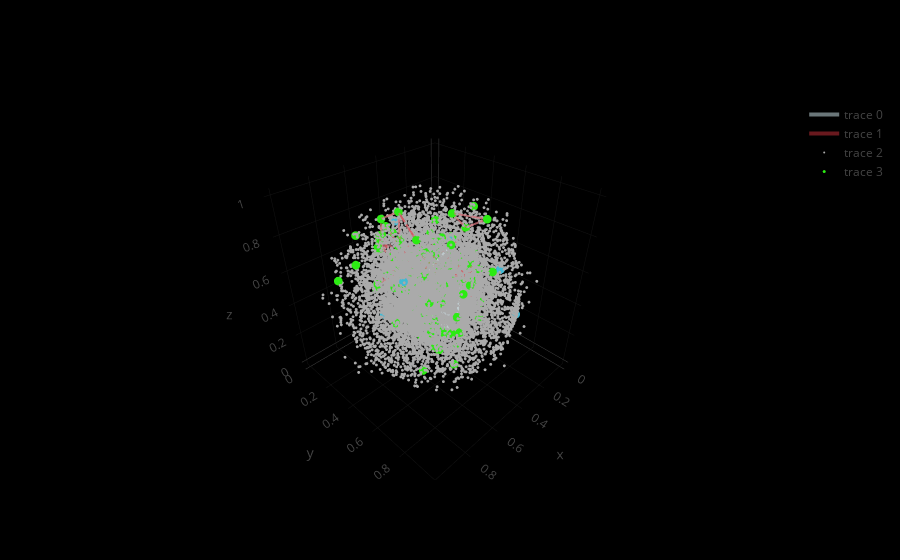

The notebook cell this image was saved under:
### Code cell
Xe=[]
Ye=[]
Ze=[]
for e in G_sub.edges():
    Xe += [d_entz_xyz[e[0]][0],d_entz_xyz[e[1]][0],None]
    Ye += [d_entz_xyz[e[0]][1],d_entz_xyz[e[1]][1],None]
    Ze += [d_entz_xyz[e[0]][2],d_entz_xyz[e[1]][2],None]
    
# EDGES    
trace0=Scatter3d(x=Xe,
               y=Ye,
               z=Ze,
               mode='lines',
#                line=Line(color='#333333', width=1),

#                 line=Line(color=d_cl_col[cid], width=1),
                line=Line(color='#d4ecf2', width=4),

                 opacity = .5,
               hoverinfo='none'
               )   

Xe=[]
Ye=[]
Ze=[]
for e in G.edges():
    Xe += [d_entz_xyz[e[0]][0],d_entz_xyz[e[1]][0],None]
    Ye += [d_entz_xyz[e[0]][1],d_entz_xyz[e[1]][1],None]
    Ze += [d_entz_xyz[e[0]][2],d_entz_xyz[e[1]][2],None]
    
# EDGES    
trace00=Scatter3d(x=Xe,
               y=Ye,
               z=Ze,
               mode='lines',
#                line=Line(color='#333333', width=1),

#                 line=Line(color=d_cl_col[cid], width=1),
                line=Line(color='#d2323c', width=4),

                 opacity = .5,
               hoverinfo='none'
               )   

  
# ALL GENES 
trace1=Scatter3d(x=l_x,
               y=l_y,
               z=l_z,
               mode='markers',
               marker=Marker(symbol='circle',
                              size=1,
                             color = '#aaaaaa'
                             ),
#                              color=group,
#                              colorscale='Viridis',
#                              line=Line(color='rgb(50,50,50)', width=0.5)
#                              ),
#                text=labels,
#                hoverinfo='text'

               )

# COLORED NODES    
trace2=Scatter3d(x=l_xs,
               y=l_ys,
               z=l_zs,
               mode='markers',
               marker=Marker(symbol='circle',
                              size=3,
                             color = l_color
                             ),
#                              color=group,
#                              colorscale='Viridis',
#                              line=Line(color='rgb(50,50,50)', width=0.5)
#                              ),
#                text=labels,
#                hoverinfo='text'
               )
axis=dict(showbackground=False,
          showline=False,
          zeroline=False,
          showgrid=False,
          showticklabels=False,
          title=''
          )

layout = Layout(
        autosize = True,
         width=100,
         height=100,
         showlegend=False,
    
    )

layout = Layout(
#          scene=scene,
        paper_bgcolor='rgb(0,0,0)'
#     ,
#       annotations=[ann1],
    )

data=Data([trace0,trace00,trace1,trace2])
# data=Data([trace1,trace2])


fig=Figure(data=data,layout = layout)

iplot(fig)
plotly.offline.plot(fig)

### Figure 1 — Plotly figure (JSON) as saved in the notebook; plotly's stock layout.template omitted (floating-point values rounded to 4 significant figures; data arrays with more than 128 entries replaced by an {"elided": "..."} marker saying what was removed)
{"data": [{"hoverinfo": "none", "line": {"color": "#d4ecf2", "width": 4}, "mode": "lines", "opacity": 0.5, "type": "scatter3d", "uid": "60e36323-d92a-4e93-9fba-8f1dd1f5d94b", "x": {"elided": "1290 str values"}, "y": {"elided": "1290 str values"}, "z": {"elided": "1290 str values"}}, {"hoverinfo": "none", "line": {"color": "#d2323c", "width": 4}, "mode": "lines", "opacity": 0.5, "type": "scatter3d", "uid": "2dfb8723-deb4-4a89-b70e-81e59bf34bb1", "x": {"elided": "1239 str values"}, "y": {"elided": "1239 str values"}, "z": {"elided": "1239 str values"}}, {"marker": {"color": "#aaaaaa", "size": 1, "symbol": "circle"}, "mode": "markers", "type": "scatter3d", "uid": "77d81b5e-beec-4615-8147-60a85fec63a2", "x": {"elided": "16376 str values"}, "y": {"elided": "16376 str values"}, "z": {"elided": "16376 str values"}}, {"marker": {"color": {"elided": "284 str values"}, "size": 3, "symbol": "circle"}, "mode": "markers", "type": "scatter3d", "uid": "8712a3f4-038b-4d1c-a411-8b7e9c84d6fd", "x": {"elided": "284 str values"}, "y": {"elided": "284 str values"}, "z": {"elided": "284 str values"}}], "layout": {"paper_bgcolor": "rgb(0,0,0)"}}
